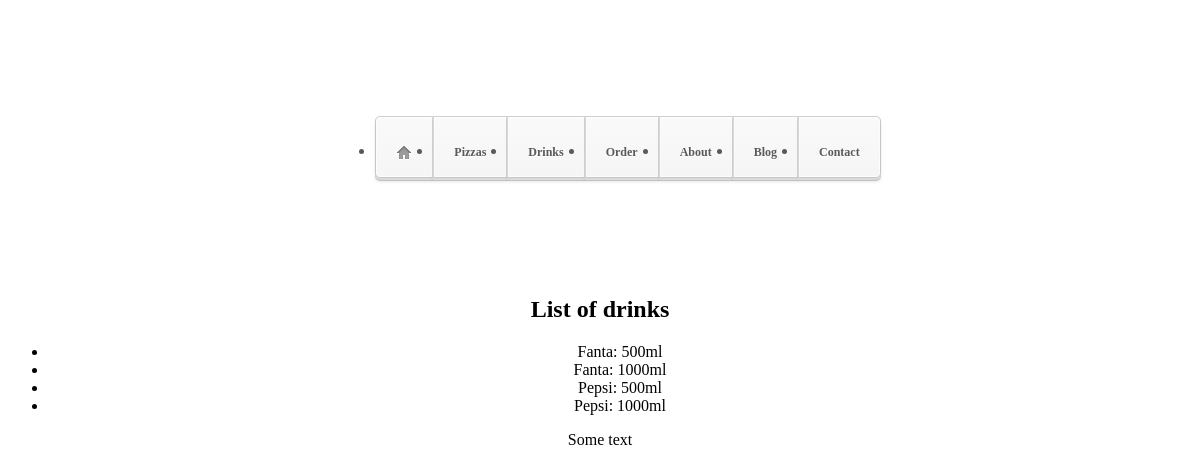
The app's page /drinks/ with its own data.
### drinks/models.py (models this page shows)
class Drink(models.Model):
	name = models.CharField('Drink', max_length=50)
	volume = models.IntegerField('Volume, ml', default=0)
	price = models.DecimalField('Price, hrn', max_digits=5, decimal_places=2, default=0)

### drinks/views.py (the view)
# urls.py: path('', DrinksList.as_view()),
class DrinksList(ListView):
	model = Drink

### drinks/templates/drinks/Drink_list.html
{% extends "index.html" %}
{% block content %}
<h1>List of drinks</h1>
<ul>
	{% for drink in object_list %}
	<li>{{ drink.name|capfirst }}: {{ drink.volume|default_if_none:"Keeping in secret by Gods" }}ml</li>
	{% endfor %}
</ul>
{% endblock content %}

### records on screen
Drink: name "Fanta", volume "500"
Drink: name "Fanta", volume "1000"
Drink: name "Pepsi", volume "500"
Drink: name "Pepsi", volume "1000"
